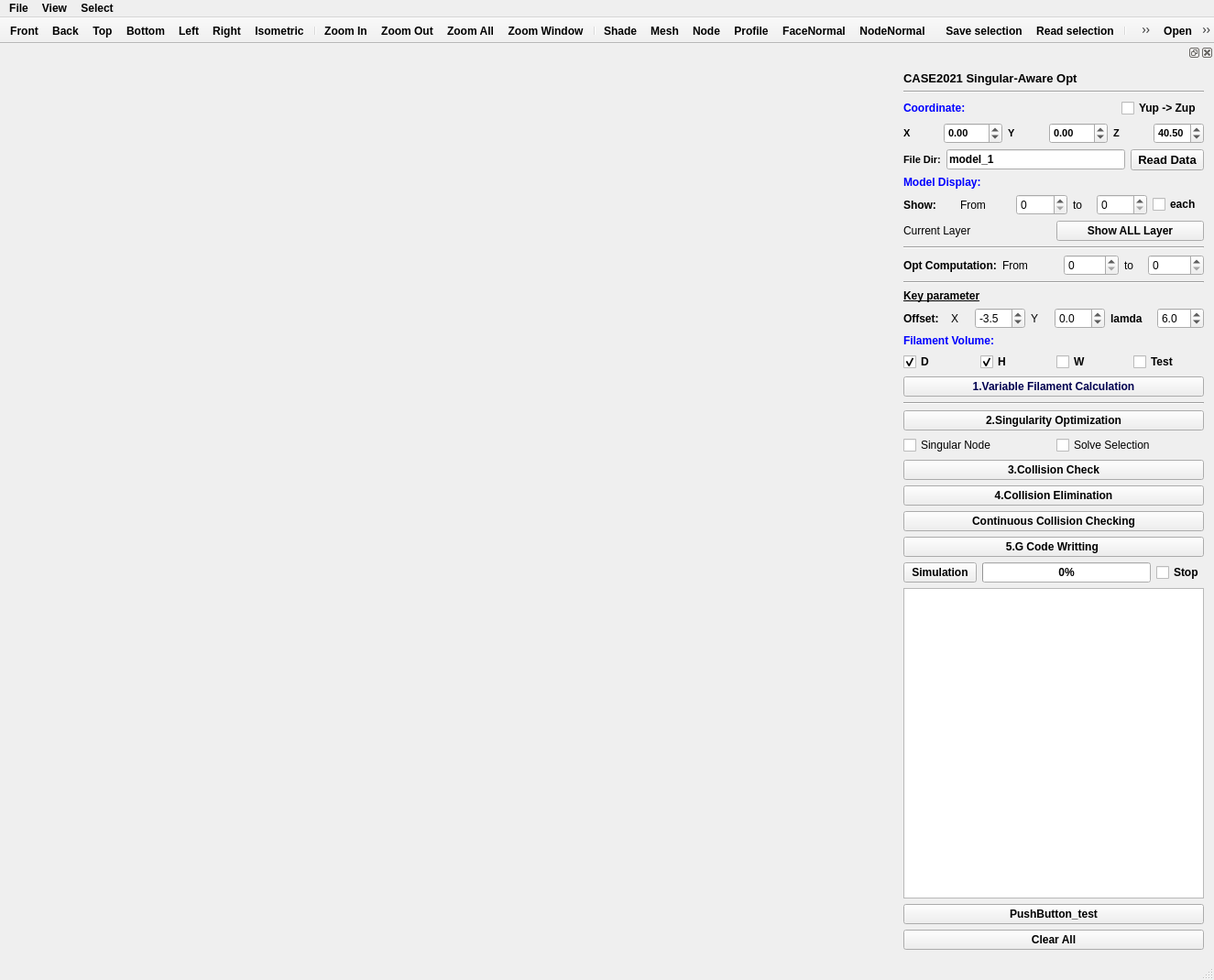
<?xml version="1.0" encoding="UTF-8"?>
<ui version="4.0">
 <class>MainWindow</class>
 <widget class="QMainWindow" name="MainWindow">
  <property name="geometry">
   <rect>
    <x>0</x>
    <y>0</y>
    <width>1325</width>
    <height>1070</height>
   </rect>
  </property>
  <property name="minimumSize">
   <size>
    <width>0</width>
    <height>0</height>
   </size>
  </property>
  <property name="font">
   <font>
    <weight>75</weight>
    <bold>true</bold>
   </font>
  </property>
  <property name="mouseTracking">
   <bool>true</bool>
  </property>
  <property name="focusPolicy">
   <enum>Qt::StrongFocus</enum>
  </property>
  <property name="acceptDrops">
   <bool>true</bool>
  </property>
  <property name="windowTitle">
   <string>MainWindow</string>
  </property>
  <widget class="QWidget" name="centralWidget">
   <property name="mouseTracking">
    <bool>true</bool>
   </property>
   <property name="acceptDrops">
    <bool>true</bool>
   </property>
   <layout class="QHBoxLayout" name="horizontalLayout"/>
  </widget>
  <widget class="QToolBar" name="navigationToolBar">
   <property name="windowTitle">
    <string>navigationToolBar</string>
   </property>
   <property name="movable">
    <bool>false</bool>
   </property>
   <property name="iconSize">
    <size>
     <width>25</width>
     <height>25</height>
    </size>
   </property>
   <property name="floatable">
    <bool>false</bool>
   </property>
   <attribute name="toolBarArea">
    <enum>TopToolBarArea</enum>
   </attribute>
   <attribute name="toolBarBreak">
    <bool>false</bool>
   </attribute>
   <addaction name="actionFront"/>
   <addaction name="actionBack"/>
   <addaction name="actionTop"/>
   <addaction name="actionBottom"/>
   <addaction name="actionLeft"/>
   <addaction name="actionRight"/>
   <addaction name="actionIsometric"/>
   <addaction name="separator"/>
   <addaction name="actionZoom_In"/>
   <addaction name="actionZoom_Out"/>
   <addaction name="actionZoom_All"/>
   <addaction name="actionZoom_Window"/>
   <addaction name="separator"/>
   <addaction name="actionShade"/>
   <addaction name="actionMesh"/>
   <addaction name="actionNode"/>
   <addaction name="actionProfile"/>
   <addaction name="actionFaceNormal"/>
   <addaction name="actionNodeNormal"/>
  </widget>
  <widget class="QStatusBar" name="statusBar"/>
  <widget class="QToolBar" name="selectionToolBar">
   <property name="windowTitle">
    <string>selectionToolBar</string>
   </property>
   <property name="movable">
    <bool>false</bool>
   </property>
   <property name="iconSize">
    <size>
     <width>25</width>
     <height>25</height>
    </size>
   </property>
   <property name="floatable">
    <bool>false</bool>
   </property>
   <attribute name="toolBarArea">
    <enum>TopToolBarArea</enum>
   </attribute>
   <attribute name="toolBarBreak">
    <bool>false</bool>
   </attribute>
   <addaction name="actionSaveSelection"/>
   <addaction name="actionReadSelection"/>
   <addaction name="separator"/>
   <addaction name="actionSelectNode"/>
   <addaction name="actionSelectEdge"/>
   <addaction name="actionSelectFace"/>
   <addaction name="actionSelectFix"/>
   <addaction name="actionSelectHandle"/>
  </widget>
  <widget class="QDockWidget" name="dockWidget">
   <property name="sizePolicy">
    <sizepolicy hsizetype="Minimum" vsizetype="Maximum">
     <horstretch>0</horstretch>
     <verstretch>0</verstretch>
    </sizepolicy>
   </property>
   <property name="minimumSize">
    <size>
     <width>350</width>
     <height>984</height>
    </size>
   </property>
   <property name="maximumSize">
    <size>
     <width>350</width>
     <height>524287</height>
    </size>
   </property>
   <property name="styleSheet">
    <string notr="true"/>
   </property>
   <attribute name="dockWidgetArea">
    <number>2</number>
   </attribute>
   <widget class="QWidget" name="dockWidgetContents">
    <property name="layoutDirection">
     <enum>Qt::LeftToRight</enum>
    </property>
    <layout class="QVBoxLayout" name="verticalLayout">
     <item>
      <widget class="QLabel" name="label_MANY_3DP_CNC_CAM">
       <property name="font">
        <font>
         <pointsize>10</pointsize>
         <weight>75</weight>
         <bold>true</bold>
        </font>
       </property>
       <property name="text">
        <string>CASE2021 Singular-Aware Opt</string>
       </property>
      </widget>
     </item>
     <item>
      <widget class="Line" name="line">
       <property name="orientation">
        <enum>Qt::Horizontal</enum>
       </property>
      </widget>
     </item>
     <item>
      <layout class="QHBoxLayout" name="horizontalLayout_12">
       <item>
        <widget class="QLabel" name="label">
         <property name="font">
          <font>
           <weight>75</weight>
           <bold>true</bold>
          </font>
         </property>
         <property name="styleSheet">
          <string notr="true">color: rgb(0, 0, 255);</string>
         </property>
         <property name="text">
          <string>Coordinate:</string>
         </property>
        </widget>
       </item>
       <item>
        <spacer name="horizontalSpacer">
         <property name="orientation">
          <enum>Qt::Horizontal</enum>
         </property>
         <property name="sizeHint" stdset="0">
          <size>
           <width>40</width>
           <height>20</height>
          </size>
         </property>
        </spacer>
       </item>
       <item>
        <widget class="QCheckBox" name="checkBox_Yup2Zup">
         <property name="text">
          <string>Yup -&gt; Zup </string>
         </property>
         <property name="checked">
          <bool>false</bool>
         </property>
        </widget>
       </item>
      </layout>
     </item>
     <item>
      <layout class="QHBoxLayout" name="horizontalLayout_11">
       <item>
        <widget class="QLabel" name="label_Xmove">
         <property name="maximumSize">
          <size>
           <width>16777215</width>
           <height>16777215</height>
          </size>
         </property>
         <property name="font">
          <font>
           <pointsize>8</pointsize>
          </font>
         </property>
         <property name="text">
          <string>X</string>
         </property>
        </widget>
       </item>
       <item>
        <widget class="QDoubleSpinBox" name="doubleSpinBox_Xmove">
         <property name="font">
          <font>
           <pointsize>8</pointsize>
          </font>
         </property>
         <property name="minimum">
          <double>-150.000000000000000</double>
         </property>
         <property name="maximum">
          <double>150.000000000000000</double>
         </property>
         <property name="value">
          <double>0.000000000000000</double>
         </property>
        </widget>
       </item>
       <item>
        <widget class="QLabel" name="label_Ymove">
         <property name="maximumSize">
          <size>
           <width>16777215</width>
           <height>16777215</height>
          </size>
         </property>
         <property name="font">
          <font>
           <pointsize>8</pointsize>
          </font>
         </property>
         <property name="text">
          <string>Y</string>
         </property>
        </widget>
       </item>
       <item>
        <widget class="QDoubleSpinBox" name="doubleSpinBox_Ymove">
         <property name="font">
          <font>
           <pointsize>8</pointsize>
          </font>
         </property>
         <property name="minimum">
          <double>-150.000000000000000</double>
         </property>
         <property name="maximum">
          <double>150.000000000000000</double>
         </property>
         <property name="value">
          <double>0.000000000000000</double>
         </property>
        </widget>
       </item>
       <item>
        <widget class="QLabel" name="label_Zmove">
         <property name="maximumSize">
          <size>
           <width>16777215</width>
           <height>16777215</height>
          </size>
         </property>
         <property name="font">
          <font>
           <pointsize>8</pointsize>
          </font>
         </property>
         <property name="text">
          <string>Z</string>
         </property>
        </widget>
       </item>
       <item>
        <widget class="QDoubleSpinBox" name="doubleSpinBox_Zmove">
         <property name="font">
          <font>
           <pointsize>8</pointsize>
          </font>
         </property>
         <property name="value">
          <double>40.500000000000000</double>
         </property>
        </widget>
       </item>
      </layout>
     </item>
     <item>
      <layout class="QHBoxLayout" name="horizontalLayout_16">
       <item>
        <widget class="QLabel" name="label_PosNorFile">
         <property name="font">
          <font>
           <pointsize>8</pointsize>
           <weight>75</weight>
           <bold>true</bold>
          </font>
         </property>
         <property name="text">
          <string>File Dir:</string>
         </property>
        </widget>
       </item>
       <item>
        <widget class="QLineEdit" name="lineEdit_SorceDataDir">
         <property name="text">
          <string>model_1</string>
         </property>
        </widget>
       </item>
       <item>
        <widget class="QPushButton" name="pushButton_readGcodeSourceData">
         <property name="maximumSize">
          <size>
           <width>108</width>
           <height>16777215</height>
          </size>
         </property>
         <property name="font">
          <font>
           <pointsize>10</pointsize>
           <weight>75</weight>
           <italic>false</italic>
           <bold>true</bold>
           <underline>false</underline>
          </font>
         </property>
         <property name="styleSheet">
          <string notr="true">color: rgb(0, 0, 0);</string>
         </property>
         <property name="text">
          <string>Read Data</string>
         </property>
        </widget>
       </item>
      </layout>
     </item>
     <item>
      <widget class="QLabel" name="label_WaypointDisplay">
       <property name="font">
        <font>
         <weight>75</weight>
         <bold>true</bold>
        </font>
       </property>
       <property name="styleSheet">
        <string notr="true">color: rgb(0, 0, 255);</string>
       </property>
       <property name="text">
        <string>Model Display:</string>
       </property>
      </widget>
     </item>
     <item>
      <layout class="QHBoxLayout" name="horizontalLayout_2">
       <item>
        <widget class="QLabel" name="label_2">
         <property name="font">
          <font>
           <weight>75</weight>
           <bold>true</bold>
          </font>
         </property>
         <property name="text">
          <string>Show:</string>
         </property>
        </widget>
       </item>
       <item>
        <widget class="QLabel" name="label_4">
         <property name="font">
          <font>
           <weight>50</weight>
           <bold>false</bold>
          </font>
         </property>
         <property name="text">
          <string>From</string>
         </property>
        </widget>
       </item>
       <item>
        <widget class="QSpinBox" name="spinBox_StartLayerIndex">
         <property name="font">
          <font>
           <weight>50</weight>
           <bold>false</bold>
          </font>
         </property>
        </widget>
       </item>
       <item>
        <widget class="QLabel" name="label_3">
         <property name="maximumSize">
          <size>
           <width>20</width>
           <height>16777215</height>
          </size>
         </property>
         <property name="font">
          <font>
           <weight>50</weight>
           <bold>false</bold>
          </font>
         </property>
         <property name="text">
          <string>to</string>
         </property>
        </widget>
       </item>
       <item>
        <widget class="QSpinBox" name="spinBox_ShowLayerIndex">
         <property name="font">
          <font>
           <weight>50</weight>
           <bold>false</bold>
          </font>
         </property>
        </widget>
       </item>
       <item>
        <widget class="QCheckBox" name="checkBox_EachLayerSwitch">
         <property name="font">
          <font>
           <weight>75</weight>
           <bold>true</bold>
          </font>
         </property>
         <property name="text">
          <string>each</string>
         </property>
        </widget>
       </item>
      </layout>
     </item>
     <item>
      <layout class="QHBoxLayout" name="horizontalLayout_3">
       <item>
        <widget class="QLabel" name="label_currentFile">
         <property name="font">
          <font>
           <weight>50</weight>
           <bold>false</bold>
          </font>
         </property>
         <property name="text">
          <string>Current Layer</string>
         </property>
        </widget>
       </item>
       <item>
        <widget class="QPushButton" name="pushButton_ShowAllLayers">
         <property name="text">
          <string>Show ALL Layer</string>
         </property>
        </widget>
       </item>
      </layout>
     </item>
     <item>
      <widget class="Line" name="line_2">
       <property name="orientation">
        <enum>Qt::Horizontal</enum>
       </property>
      </widget>
     </item>
     <item>
      <layout class="QHBoxLayout" name="horizontalLayout_4">
       <item>
        <widget class="QLabel" name="label_6">
         <property name="font">
          <font>
           <weight>75</weight>
           <bold>true</bold>
          </font>
         </property>
         <property name="text">
          <string>Opt Computation:</string>
         </property>
        </widget>
       </item>
       <item>
        <widget class="QLabel" name="label_7">
         <property name="font">
          <font>
           <weight>50</weight>
           <bold>false</bold>
          </font>
         </property>
         <property name="text">
          <string>From</string>
         </property>
        </widget>
       </item>
       <item>
        <widget class="QSpinBox" name="spinBox_GcodeGeneFromIndex">
         <property name="font">
          <font>
           <weight>50</weight>
           <bold>false</bold>
          </font>
         </property>
        </widget>
       </item>
       <item>
        <widget class="QLabel" name="label_8">
         <property name="maximumSize">
          <size>
           <width>20</width>
           <height>16777215</height>
          </size>
         </property>
         <property name="font">
          <font>
           <weight>50</weight>
           <bold>false</bold>
          </font>
         </property>
         <property name="text">
          <string>to</string>
         </property>
        </widget>
       </item>
       <item>
        <widget class="QSpinBox" name="spinBox_GcodeGeneToIndex">
         <property name="font">
          <font>
           <weight>50</weight>
           <bold>false</bold>
          </font>
         </property>
        </widget>
       </item>
      </layout>
     </item>
     <item>
      <widget class="Line" name="line_4">
       <property name="orientation">
        <enum>Qt::Horizontal</enum>
       </property>
      </widget>
     </item>
     <item>
      <widget class="QLabel" name="label_14">
       <property name="font">
        <font>
         <underline>true</underline>
        </font>
       </property>
       <property name="text">
        <string>Key parameter</string>
       </property>
      </widget>
     </item>
     <item>
      <layout class="QHBoxLayout" name="horizontalLayout_6">
       <item>
        <widget class="QLabel" name="label_9">
         <property name="text">
          <string>Offset:</string>
         </property>
        </widget>
       </item>
       <item>
        <widget class="QLabel" name="label_10">
         <property name="maximumSize">
          <size>
           <width>20</width>
           <height>16777215</height>
          </size>
         </property>
         <property name="font">
          <font>
           <weight>50</weight>
           <bold>false</bold>
          </font>
         </property>
         <property name="text">
          <string>X</string>
         </property>
        </widget>
       </item>
       <item>
        <widget class="QDoubleSpinBox" name="doubleSpinBox_E3XOFF">
         <property name="font">
          <font>
           <weight>50</weight>
           <bold>false</bold>
          </font>
         </property>
         <property name="decimals">
          <number>1</number>
         </property>
         <property name="minimum">
          <double>-10.000000000000000</double>
         </property>
         <property name="maximum">
          <double>10.000000000000000</double>
         </property>
         <property name="value">
          <double>-3.500000000000000</double>
         </property>
        </widget>
       </item>
       <item>
        <widget class="QLabel" name="label_11">
         <property name="maximumSize">
          <size>
           <width>20</width>
           <height>16777215</height>
          </size>
         </property>
         <property name="font">
          <font>
           <weight>50</weight>
           <bold>false</bold>
          </font>
         </property>
         <property name="text">
          <string>Y</string>
         </property>
        </widget>
       </item>
       <item>
        <widget class="QDoubleSpinBox" name="doubleSpinBox_E3YOFF">
         <property name="font">
          <font>
           <weight>50</weight>
           <bold>false</bold>
          </font>
         </property>
         <property name="decimals">
          <number>1</number>
         </property>
         <property name="minimum">
          <double>-10.000000000000000</double>
         </property>
         <property name="maximum">
          <double>10.000000000000000</double>
         </property>
        </widget>
       </item>
       <item>
        <widget class="QLabel" name="label_12">
         <property name="font">
          <font>
           <weight>75</weight>
           <bold>true</bold>
          </font>
         </property>
         <property name="text">
          <string>lamda</string>
         </property>
        </widget>
       </item>
       <item>
        <widget class="QDoubleSpinBox" name="doubleSpinBox_lambda">
         <property name="font">
          <font>
           <weight>50</weight>
           <bold>false</bold>
          </font>
         </property>
         <property name="decimals">
          <number>1</number>
         </property>
         <property name="maximum">
          <double>15.000000000000000</double>
         </property>
         <property name="value">
          <double>6.000000000000000</double>
         </property>
        </widget>
       </item>
      </layout>
     </item>
     <item>
      <widget class="QLabel" name="label_5">
       <property name="font">
        <font>
         <weight>75</weight>
         <bold>true</bold>
        </font>
       </property>
       <property name="styleSheet">
        <string notr="true">color: rgb(0, 0, 255);</string>
       </property>
       <property name="text">
        <string>Filament Volume:</string>
       </property>
      </widget>
     </item>
     <item>
      <layout class="QHBoxLayout" name="horizontalLayout_5">
       <item>
        <widget class="QCheckBox" name="checkBox_varyDistance">
         <property name="font">
          <font>
           <weight>75</weight>
           <bold>true</bold>
          </font>
         </property>
         <property name="text">
          <string>D</string>
         </property>
         <property name="checked">
          <bool>true</bool>
         </property>
        </widget>
       </item>
       <item>
        <widget class="QCheckBox" name="checkBox_varyHeight">
         <property name="font">
          <font>
           <weight>75</weight>
           <bold>true</bold>
          </font>
         </property>
         <property name="text">
          <string>H</string>
         </property>
         <property name="checked">
          <bool>true</bool>
         </property>
        </widget>
       </item>
       <item>
        <widget class="QCheckBox" name="checkBox_varyWidth">
         <property name="font">
          <font>
           <weight>75</weight>
           <bold>true</bold>
          </font>
         </property>
         <property name="text">
          <string>W</string>
         </property>
        </widget>
       </item>
       <item>
        <widget class="QCheckBox" name="checkBox_TestDHW_Switch">
         <property name="font">
          <font>
           <weight>75</weight>
           <bold>true</bold>
          </font>
         </property>
         <property name="text">
          <string>Test</string>
         </property>
        </widget>
       </item>
      </layout>
     </item>
     <item>
      <widget class="QPushButton" name="pushButton_calDWH">
       <property name="minimumSize">
        <size>
         <width>90</width>
         <height>0</height>
        </size>
       </property>
       <property name="maximumSize">
        <size>
         <width>16777215</width>
         <height>16777215</height>
        </size>
       </property>
       <property name="font">
        <font>
         <weight>75</weight>
         <bold>true</bold>
         <underline>false</underline>
        </font>
       </property>
       <property name="styleSheet">
        <string notr="true">color: rgb(0, 0, 80);</string>
       </property>
       <property name="text">
        <string>1.Variable Filament Calculation</string>
       </property>
      </widget>
     </item>
     <item>
      <widget class="Line" name="line_3">
       <property name="orientation">
        <enum>Qt::Horizontal</enum>
       </property>
      </widget>
     </item>
     <item>
      <layout class="QHBoxLayout" name="horizontalLayout_7">
       <item>
        <widget class="QPushButton" name="pushButton_calSingularOpt">
         <property name="minimumSize">
          <size>
           <width>90</width>
           <height>0</height>
          </size>
         </property>
         <property name="maximumSize">
          <size>
           <width>16777215</width>
           <height>16777215</height>
          </size>
         </property>
         <property name="text">
          <string>2.Singularity Optimization</string>
         </property>
        </widget>
       </item>
      </layout>
     </item>
     <item>
      <layout class="QHBoxLayout" name="horizontalLayout_8">
       <item>
        <widget class="QCheckBox" name="checkBox_showSingularityNode">
         <property name="font">
          <font>
           <weight>50</weight>
           <bold>false</bold>
          </font>
         </property>
         <property name="text">
          <string>Singular Node</string>
         </property>
        </widget>
       </item>
       <item>
        <widget class="QCheckBox" name="checkBox_showSolveSelection">
         <property name="font">
          <font>
           <weight>50</weight>
           <bold>false</bold>
          </font>
         </property>
         <property name="text">
          <string>Solve Selection</string>
         </property>
        </widget>
       </item>
      </layout>
     </item>
     <item>
      <layout class="QHBoxLayout" name="horizontalLayout_9">
       <item>
        <widget class="QPushButton" name="pushButton_calCollision">
         <property name="minimumSize">
          <size>
           <width>90</width>
           <height>0</height>
          </size>
         </property>
         <property name="maximumSize">
          <size>
           <width>16777215</width>
           <height>16777215</height>
          </size>
         </property>
         <property name="text">
          <string>3.Collision Check</string>
         </property>
        </widget>
       </item>
      </layout>
     </item>
     <item>
      <layout class="QHBoxLayout" name="horizontalLayout_10">
       <item>
        <widget class="QPushButton" name="pushButton_calCollisionElimination">
         <property name="minimumSize">
          <size>
           <width>90</width>
           <height>0</height>
          </size>
         </property>
         <property name="maximumSize">
          <size>
           <width>16777215</width>
           <height>16777215</height>
          </size>
         </property>
         <property name="text">
          <string>4.Collision Elimination</string>
         </property>
        </widget>
       </item>
      </layout>
     </item>
     <item>
      <widget class="QPushButton" name="pushButton_calCollision_continuous">
       <property name="text">
        <string>Continuous Collision Checking</string>
       </property>
      </widget>
     </item>
     <item>
      <layout class="QHBoxLayout" name="horizontalLayout_13">
       <item>
        <widget class="QPushButton" name="pushButton_Gcode_writting">
         <property name="minimumSize">
          <size>
           <width>90</width>
           <height>0</height>
          </size>
         </property>
         <property name="text">
          <string>5.G Code Writting </string>
         </property>
        </widget>
       </item>
      </layout>
     </item>
     <item>
      <layout class="QHBoxLayout" name="horizontalLayout_14">
       <item>
        <widget class="QPushButton" name="pushButton_GcodeSimulation">
         <property name="text">
          <string>Simulation</string>
         </property>
        </widget>
       </item>
       <item>
        <widget class="QProgressBar" name="progressBar_GcodeSimulation">
         <property name="value">
          <number>0</number>
         </property>
        </widget>
       </item>
       <item>
        <widget class="QCheckBox" name="checkBox_stopSimulation">
         <property name="text">
          <string>Stop</string>
         </property>
        </widget>
       </item>
      </layout>
     </item>
     <item>
      <widget class="QTreeView" name="treeView">
       <property name="enabled">
        <bool>true</bool>
       </property>
       <property name="showDropIndicator" stdset="0">
        <bool>true</bool>
       </property>
       <property name="indentation">
        <number>5</number>
       </property>
       <attribute name="headerVisible">
        <bool>false</bool>
       </attribute>
      </widget>
     </item>
     <item>
      <widget class="QPushButton" name="pushButton_test">
       <property name="text">
        <string>PushButton_test</string>
       </property>
      </widget>
     </item>
     <item>
      <widget class="QPushButton" name="pushButton_clearAll">
       <property name="text">
        <string>Clear All</string>
       </property>
      </widget>
     </item>
    </layout>
   </widget>
  </widget>
  <widget class="QMenuBar" name="menuBar">
   <property name="geometry">
    <rect>
     <x>0</x>
     <y>0</y>
     <width>1325</width>
     <height>18</height>
    </rect>
   </property>
   <property name="layoutDirection">
    <enum>Qt::LeftToRight</enum>
   </property>
   <widget class="QMenu" name="menuFile">
    <property name="title">
     <string>File</string>
    </property>
    <addaction name="actionOpen"/>
    <addaction name="actionSave"/>
    <addaction name="actionSaveSelection"/>
    <addaction name="actionReadSelection"/>
   </widget>
   <widget class="QMenu" name="menuView">
    <property name="title">
     <string>View</string>
    </property>
    <addaction name="actionFront"/>
    <addaction name="actionBack"/>
    <addaction name="actionTop"/>
    <addaction name="actionBottom"/>
    <addaction name="actionLeft"/>
    <addaction name="actionRight"/>
    <addaction name="actionIsometric"/>
    <addaction name="separator"/>
    <addaction name="actionZoom_In"/>
    <addaction name="actionZoom_Out"/>
    <addaction name="actionZoom_All"/>
    <addaction name="actionZoom_Window"/>
    <addaction name="separator"/>
    <addaction name="actionShade"/>
    <addaction name="actionMesh"/>
    <addaction name="actionNode"/>
    <addaction name="actionProfile"/>
    <addaction name="separator"/>
    <addaction name="actionShifttoOrigin"/>
   </widget>
   <widget class="QMenu" name="menuSelect">
    <property name="title">
     <string>Select</string>
    </property>
    <addaction name="actionSelectNode"/>
    <addaction name="actionSelectEdge"/>
    <addaction name="actionSelectFace"/>
    <addaction name="separator"/>
    <addaction name="actionSelectFix"/>
    <addaction name="actionSelectHandle"/>
    <addaction name="separator"/>
   </widget>
   <addaction name="menuFile"/>
   <addaction name="menuView"/>
   <addaction name="menuSelect"/>
  </widget>
  <widget class="QToolBar" name="toolBar">
   <property name="windowTitle">
    <string>toolBar</string>
   </property>
   <property name="movable">
    <bool>false</bool>
   </property>
   <property name="floatable">
    <bool>false</bool>
   </property>
   <attribute name="toolBarArea">
    <enum>TopToolBarArea</enum>
   </attribute>
   <attribute name="toolBarBreak">
    <bool>false</bool>
   </attribute>
   <addaction name="actionOpen"/>
   <addaction name="actionSave"/>
  </widget>
  <action name="actionOpen">
   <property name="icon">
    <iconset resource="ShapeLab.qrc">
     <normaloff>:/resource/Open Folder.png</normaloff>:/resource/Open Folder.png</iconset>
   </property>
   <property name="text">
    <string>Open</string>
   </property>
  </action>
  <action name="actionFront">
   <property name="checkable">
    <bool>false</bool>
   </property>
   <property name="icon">
    <iconset resource="ShapeLab.qrc">
     <normaloff>:/resource/Front View.png</normaloff>:/resource/Front View.png</iconset>
   </property>
   <property name="text">
    <string>Front</string>
   </property>
  </action>
  <action name="actionBack">
   <property name="checkable">
    <bool>false</bool>
   </property>
   <property name="icon">
    <iconset resource="ShapeLab.qrc">
     <normaloff>:/resource/Back View.png</normaloff>:/resource/Back View.png</iconset>
   </property>
   <property name="text">
    <string>Back</string>
   </property>
  </action>
  <action name="actionTop">
   <property name="checkable">
    <bool>false</bool>
   </property>
   <property name="icon">
    <iconset resource="ShapeLab.qrc">
     <normaloff>:/resource/Top View.png</normaloff>:/resource/Top View.png</iconset>
   </property>
   <property name="text">
    <string>Top</string>
   </property>
  </action>
  <action name="actionBottom">
   <property name="checkable">
    <bool>false</bool>
   </property>
   <property name="icon">
    <iconset resource="ShapeLab.qrc">
     <normaloff>:/resource/Bottom View.png</normaloff>:/resource/Bottom View.png</iconset>
   </property>
   <property name="text">
    <string>Bottom</string>
   </property>
  </action>
  <action name="actionLeft">
   <property name="icon">
    <iconset resource="ShapeLab.qrc">
     <normaloff>:/resource/Left View.png</normaloff>:/resource/Left View.png</iconset>
   </property>
   <property name="text">
    <string>Left</string>
   </property>
  </action>
  <action name="actionRight">
   <property name="icon">
    <iconset resource="ShapeLab.qrc">
     <normaloff>:/resource/Right View.png</normaloff>:/resource/Right View.png</iconset>
   </property>
   <property name="text">
    <string>Right</string>
   </property>
  </action>
  <action name="actionIsometric">
   <property name="icon">
    <iconset resource="ShapeLab.qrc">
     <normaloff>:/resource/Isometric View.png</normaloff>:/resource/Isometric View.png</iconset>
   </property>
   <property name="text">
    <string>Isometric</string>
   </property>
  </action>
  <action name="actionZoom_In">
   <property name="icon">
    <iconset resource="ShapeLab.qrc">
     <normaloff>:/resource/Zoom In.png</normaloff>:/resource/Zoom In.png</iconset>
   </property>
   <property name="text">
    <string>Zoom In</string>
   </property>
  </action>
  <action name="actionZoom_Out">
   <property name="icon">
    <iconset resource="ShapeLab.qrc">
     <normaloff>:/resource/Zoom Out.png</normaloff>:/resource/Zoom Out.png</iconset>
   </property>
   <property name="text">
    <string>Zoom Out</string>
   </property>
  </action>
  <action name="actionZoom_All">
   <property name="icon">
    <iconset resource="ShapeLab.qrc">
     <normaloff>:/resource/Zoom All.png</normaloff>:/resource/Zoom All.png</iconset>
   </property>
   <property name="text">
    <string>Zoom All</string>
   </property>
  </action>
  <action name="actionZoom_Window">
   <property name="icon">
    <iconset resource="ShapeLab.qrc">
     <normaloff>:/resource/Zoom Window.png</normaloff>:/resource/Zoom Window.png</iconset>
   </property>
   <property name="text">
    <string>Zoom Window</string>
   </property>
  </action>
  <action name="actionShade">
   <property name="checkable">
    <bool>true</bool>
   </property>
   <property name="icon">
    <iconset resource="ShapeLab.qrc">
     <normaloff>:/resource/Shade.png</normaloff>:/resource/Shade.png</iconset>
   </property>
   <property name="text">
    <string>Shade</string>
   </property>
  </action>
  <action name="actionMesh">
   <property name="checkable">
    <bool>true</bool>
   </property>
   <property name="icon">
    <iconset resource="ShapeLab.qrc">
     <normaloff>:/resource/Mesh.png</normaloff>:/resource/Mesh.png</iconset>
   </property>
   <property name="text">
    <string>Mesh</string>
   </property>
  </action>
  <action name="actionNode">
   <property name="checkable">
    <bool>true</bool>
   </property>
   <property name="icon">
    <iconset resource="ShapeLab.qrc">
     <normaloff>:/resource/Node.png</normaloff>:/resource/Node.png</iconset>
   </property>
   <property name="text">
    <string>Node</string>
   </property>
  </action>
  <action name="actionSave">
   <property name="icon">
    <iconset resource="ShapeLab.qrc">
     <normaloff>:/resource/Save as.png</normaloff>:/resource/Save as.png</iconset>
   </property>
   <property name="text">
    <string>Save</string>
   </property>
  </action>
  <action name="actionSelectNode">
   <property name="icon">
    <iconset resource="ShapeLab.qrc">
     <normaloff>:/resource/selectNode.png</normaloff>:/resource/selectNode.png</iconset>
   </property>
   <property name="text">
    <string>Node</string>
   </property>
  </action>
  <action name="actionSelectFace">
   <property name="icon">
    <iconset resource="ShapeLab.qrc">
     <normaloff>:/resource/selectFace.png</normaloff>:/resource/selectFace.png</iconset>
   </property>
   <property name="text">
    <string>Face</string>
   </property>
  </action>
  <action name="actionShifttoOrigin">
   <property name="text">
    <string>Shift to Origin</string>
   </property>
  </action>
  <action name="actionProfile">
   <property name="checkable">
    <bool>true</bool>
   </property>
   <property name="icon">
    <iconset resource="ShapeLab.qrc">
     <normaloff>:/resource/Profile.png</normaloff>:/resource/Profile.png</iconset>
   </property>
   <property name="text">
    <string>Profile</string>
   </property>
  </action>
  <action name="actionFaceNormal">
   <property name="checkable">
    <bool>true</bool>
   </property>
   <property name="icon">
    <iconset resource="ShapeLab.qrc">
     <normaloff>:/resource/FaceNormal.png</normaloff>:/resource/FaceNormal.png</iconset>
   </property>
   <property name="text">
    <string>FaceNormal</string>
   </property>
  </action>
  <action name="actionNodeNormal">
   <property name="checkable">
    <bool>true</bool>
   </property>
   <property name="icon">
    <iconset resource="ShapeLab.qrc">
     <normaloff>:/resource/NodeNormal.png</normaloff>:/resource/NodeNormal.png</iconset>
   </property>
   <property name="text">
    <string>NodeNormal</string>
   </property>
  </action>
  <action name="actionSelectEdge">
   <property name="icon">
    <iconset resource="ShapeLab.qrc">
     <normaloff>:/resource/selectEdge.png</normaloff>:/resource/selectEdge.png</iconset>
   </property>
   <property name="text">
    <string>Edge</string>
   </property>
  </action>
  <action name="actionGenerate">
   <property name="text">
    <string>Generate</string>
   </property>
  </action>
  <action name="actionTest_1">
   <property name="text">
    <string>Test_1</string>
   </property>
  </action>
  <action name="actionSelectFix">
   <property name="icon">
    <iconset resource="ShapeLab.qrc">
     <normaloff>:/resource/selectFix.png</normaloff>:/resource/selectFix.png</iconset>
   </property>
   <property name="text">
    <string>Fix</string>
   </property>
  </action>
  <action name="actionSelectHandle">
   <property name="icon">
    <iconset resource="ShapeLab.qrc">
     <normaloff>:/resource/selectHandle.png</normaloff>:/resource/selectHandle.png</iconset>
   </property>
   <property name="text">
    <string>Handle &amp; Rigid</string>
   </property>
  </action>
  <action name="actionSaveSelection">
   <property name="icon">
    <iconset resource="ShapeLab.qrc">
     <normaloff>:/resource/SaveSelection.png</normaloff>:/resource/SaveSelection.png</iconset>
   </property>
   <property name="text">
    <string>Save selection</string>
   </property>
  </action>
  <action name="actionReadSelection">
   <property name="icon">
    <iconset resource="ShapeLab.qrc">
     <normaloff>:/resource/InputSelection.png</normaloff>:/resource/InputSelection.png</iconset>
   </property>
   <property name="text">
    <string>Read selection</string>
   </property>
  </action>
  <action name="actionSelectChamber">
   <property name="text">
    <string>Select Chamber (SORO)</string>
   </property>
  </action>
  <action name="actionExport_to_Abaqus_model">
   <property name="checkable">
    <bool>false</bool>
   </property>
   <property name="icon">
    <iconset resource="ShapeLab.qrc">
     <normaloff>:/resource/abaqus logo.png</normaloff>:/resource/abaqus logo.png</iconset>
   </property>
   <property name="text">
    <string>Export to Abaqus model</string>
   </property>
  </action>
 </widget>
 <layoutdefault spacing="6" margin="11"/>
 <resources>
  <include location="ShapeLab.qrc"/>
 </resources>
 <connections/>
</ui>
